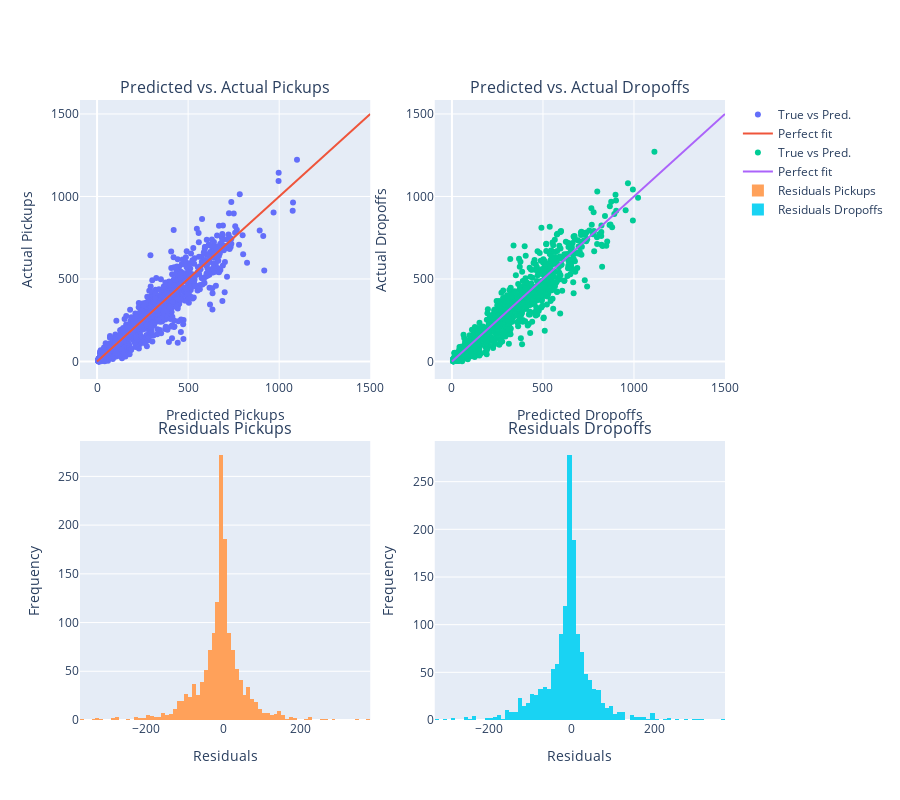

The notebook cell saved with this chart:
### Markdown cell above
It is not obvious at first glance, but there is a clear cyclical pattern in the demand where the demand is higher in the day than at night. The predictions can be plotted against the target values to evaluate the model's performance visually:

### Code cell
# Plotting predicted vs. actual and their residuals
fig = make_subplots(rows=2, cols=2, horizontal_spacing=0.1, vertical_spacing=0.1,
                    subplot_titles=('Predicted vs. Actual Pickups', 'Predicted vs. Actual Dropoffs',
                                    'Residuals Pickups', 'Residuals Dropoffs'))

fig.add_trace(go.Scatter(x=cluster_buster.pred_pickups, y=cluster_buster.pickups_test['pickups'], mode='markers', name='True vs Pred.'), row=1, col=1)
fig.add_trace(go.Scatter(x=[0, 1500], y=[0, 1500], mode='lines', name='Perfect fit'), row=1, col=1)
fig.update_xaxes(title_text="Predicted Pickups", row=1, col=1)
fig.update_yaxes(title_text="Actual Pickups", row=1, col=1)

fig.add_trace(go.Scatter(x=cluster_buster.pred_dropoffs, y=cluster_buster.dropoffs_test['dropoffs'], mode='markers', name='True vs Pred.'), row=1, col=2)
fig.add_trace(go.Scatter(x=[0, 1500], y=[0, 1500], mode='lines', name='Perfect fit'), row=1, col=2)
fig.update_xaxes(title_text="Predicted Dropoffs", row=1, col=2)
fig.update_yaxes(title_text="Actual Dropoffs", row=1, col=2)

fig.add_trace(go.Histogram(x=cluster_buster.pickups_test['pickups'] - cluster_buster.pred_pickups, name='Residuals Pickups'), row=2, col=1)
fig.update_xaxes(title_text="Residuals", row=2, col=1)
fig.update_yaxes(title_text="Frequency", row=2, col=1)

fig.add_trace(go.Histogram(x=cluster_buster.dropoffs_test['dropoffs'] - cluster_buster.pred_dropoffs, name='Residuals Dropoffs'), row=2, col=2)
fig.update_xaxes(title_text="Residuals", row=2, col=2)
fig.update_yaxes(title_text="Frequency", row=2, col=2)

fig.update_layout(width=900, height=800)
fig.show()

### Figure 1 — Plotly figure (JSON) as saved in the notebook; plotly's stock layout.template omitted (floating-point values rounded to 4 significant figures; data arrays with more than 128 entries replaced by an {"elided": "..."} marker saying what was removed)
{"data": [{"mode": "markers", "name": "True vs Pred.", "type": "scatter", "x": {"elided": "1464 float values"}, "xaxis": "x", "y": {"elided": "1464 int values"}, "yaxis": "y"}, {"mode": "lines", "name": "Perfect fit", "type": "scatter", "x": [0, 1500], "xaxis": "x", "y": [0, 1500], "yaxis": "y"}, {"mode": "markers", "name": "True vs Pred.", "type": "scatter", "x": {"elided": "1464 float values"}, "xaxis": "x2", "y": {"elided": "1464 int values"}, "yaxis": "y2"}, {"mode": "lines", "name": "Perfect fit", "type": "scatter", "x": [0, 1500], "xaxis": "x2", "y": [0, 1500], "yaxis": "y2"}, {"name": "Residuals Pickups", "type": "histogram", "x": {"elided": "1464 float values"}, "xaxis": "x3", "yaxis": "y3"}, {"name": "Residuals Dropoffs", "type": "histogram", "x": {"elided": "1464 float values"}, "xaxis": "x4", "yaxis": "y4"}], "layout": {"annotations": [{"font": {"size": 16}, "showarrow": false, "text": "Predicted vs. Actual Pickups", "x": 0.225, "xanchor": "center", "xref": "paper", "y": 1, "yanchor": "bottom", "yref": "paper"}, {"font": {"size": 16}, "showarrow": false, "text": "Predicted vs. Actual Dropoffs", "x": 0.775, "xanchor": "center", "xref": "paper", "y": 1, "yanchor": "bottom", "yref": "paper"}, {"font": {"size": 16}, "showarrow": false, "text": "Residuals Pickups", "x": 0.225, "xanchor": "center", "xref": "paper", "y": 0.45, "yanchor": "bottom", "yref": "paper"}, {"font": {"size": 16}, "showarrow": false, "text": "Residuals Dropoffs", "x": 0.775, "xanchor": "center", "xref": "paper", "y": 0.45, "yanchor": "bottom", "yref": "paper"}], "height": 800, "width": 900, "xaxis": {"anchor": "y", "domain": [0, 0.45], "title": {"text": "Predicted Pickups"}}, "xaxis2": {"anchor": "y2", "domain": [0.55, 1], "title": {"text": "Predicted Dropoffs"}}, "xaxis3": {"anchor": "y3", "domain": [0, 0.45], "title": {"text": "Residuals"}}, "xaxis4": {"anchor": "y4", "domain": [0.55, 1], "title": {"text": "Residuals"}}, "yaxis": {"anchor": "x", "domain": [0.55, 1], "title": {"text": "Actual Pickups"}}, "yaxis2": {"anchor": "x2", "domain": [0.55, 1], "title": {"text": "Actual Dropoffs"}}, "yaxis3": {"anchor": "x3", "domain": [0, 0.45], "title": {"text": "Frequency"}}, "yaxis4": {"anchor": "x4", "domain": [0, 0.45], "title": {"text": "Frequency"}}}}
